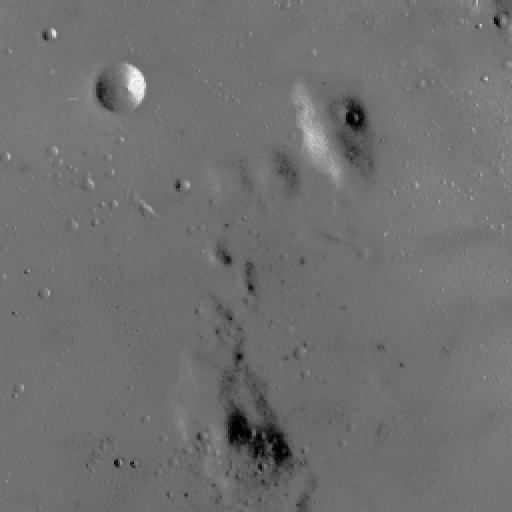
#> input picture Lap2/images/lena_gray_256.tif, 512 x 512 px
$ jupyter execute Lap2.ipynb
#> lines starting #> are read from the running program, lines starting #| are printed output that depends on the picture
#> further down, original_image is the input picture: shape (512, 512); min 0, max 255, mean 112.2
[cell 1]
import cv2
import numpy as np
import matplotlib.pyplot as plt


def sample_image(image, factor):
#> called with factor = 4
    height, width = image.shape[:2]
#> height = 512; width = 512
    sampled_image = cv2.resize(
        image,
        (width // factor, height // factor),
        interpolation=cv2.INTER_NEAREST
    )
    return sampled_image


def quantize_image(image, levels):
#> called with levels = 8
    quantized_image = np.floor(image / (256 // levels)) * (256 // levels)
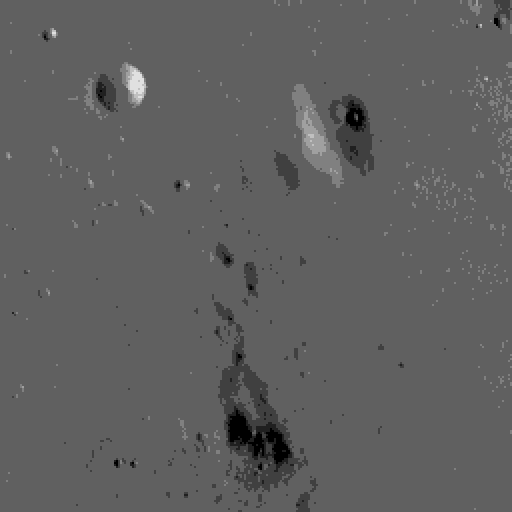
#> quantized_image: shape (512, 512) float64; min 0, max 224, mean 95
    return quantized_image.astype(np.uint8)


def plot_images(original, sampled, quantized):
    plt.figure(figsize=(12, 4))

    plt.subplot(1, 3, 1)
    plt.imshow(original, cmap='gray')
    plt.title('Original Image')
    plt.axis('off')

    plt.subplot(1, 3, 2)
    plt.imshow(sampled, cmap='gray')
    plt.title('Sampled Image')
    plt.axis('off')

    plt.subplot(1, 3, 3)
    plt.imshow(quantized, cmap='gray')
    plt.title('Quantized Image')
    plt.axis('off')

    plt.tight_layout()
    plt.show()
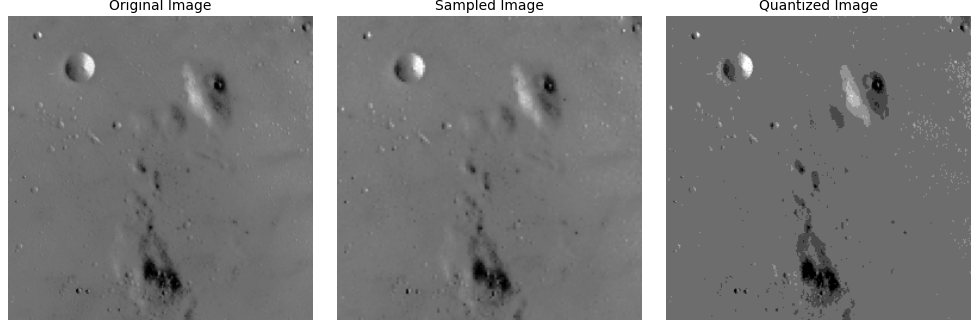
#> figure drawn by matplotlib, 3 panels


image_path = 'images/lena_gray_256.tif'
original_image = cv2.imread(image_path, cv2.IMREAD_GRAYSCALE)

if original_image is None:

    original_image = cv2.imread('../images/lena_gray_256.tif', cv2.IMREAD_GRAYSCALE)

sampling_factor = 4
quantization_levels = 8

sampled_image = sample_image(original_image, sampling_factor)
quantized_image = quantize_image(original_image, quantization_levels)

plot_images(original_image, sampled_image, quantized_image)

[cell 2]
from PIL import Image


img1 = Image.open('images/lena_gray_256.tif').convert('L')
img2 = Image.open('images/cameraman.tif').convert('L')
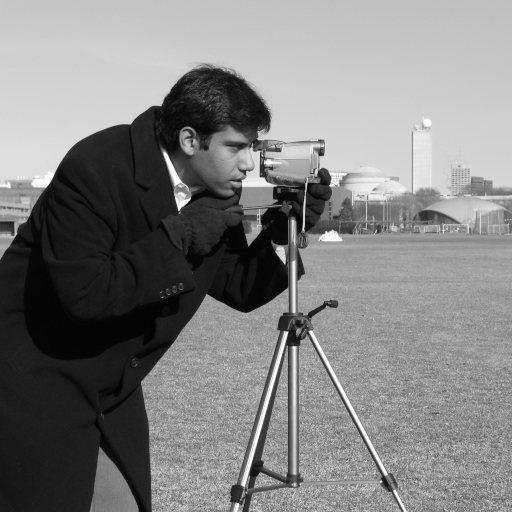
#> input picture Lap2/images/cameraman.tif, 512 x 512 px
#> img2 is the input picture: PIL image 512x512 L; min 0, max 255, mean 129.1


resize_dims = (400, 400)
img1 = img1.resize(resize_dims, Image.Resampling.LANCZOS)
img2 = img2.resize(resize_dims, Image.Resampling.LANCZOS)
#> img2: PIL image 400x400 L

im1arr = np.asarray(img1).astype(np.int16)
im2arr = np.asarray(img2).astype(np.int16)


subtraction = np.clip(im1arr - im2arr, 0, 255).astype(np.uint8)
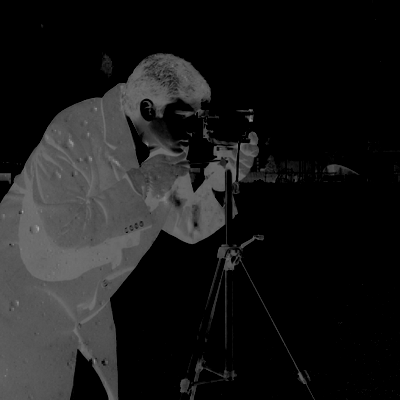
#> subtraction: shape (400, 400); min 0, max 172, mean 26.2


addition_const = np.clip(im1arr + 175, 0, 255).astype(np.uint8)
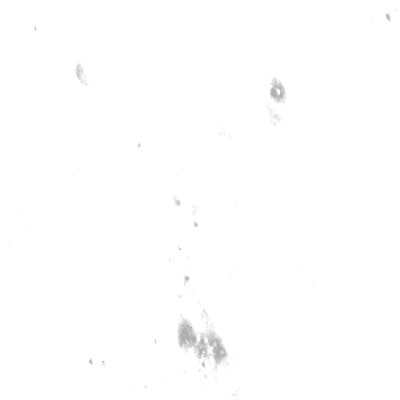
#> addition_const: shape (400, 400); min 175, max 255, mean 254.4


plt.figure(figsize=(10, 4))
plt.subplot(1, 2, 1)
plt.imshow(subtraction, cmap='gray')
plt.title('Image Subtraction (Img1 - Img2)')
plt.axis('off')

plt.subplot(1, 2, 2)
plt.imshow(addition_const, cmap='gray')
plt.title('Constant Addition (Img1 + 175)')
plt.axis('off')
plt.show()

[cell 3]
im1_bin = np.asarray(img1)
im2_bin = np.asarray(img2)


set_diff = im1_bin & ~im2_bin
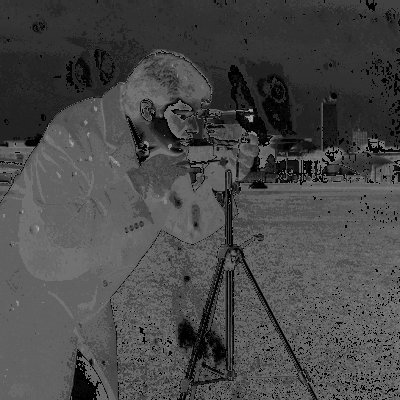
#> set_diff: shape (400, 400); min 0, max 176, mean 72.4


sym_diff = im1_bin ^ im2_bin
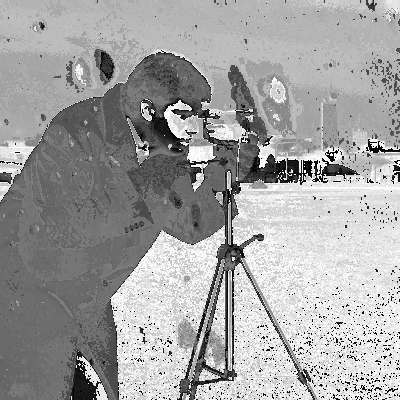
#> sym_diff: shape (400, 400); min 0, max 255, mean 161.7


intersection = im1_bin & im2_bin
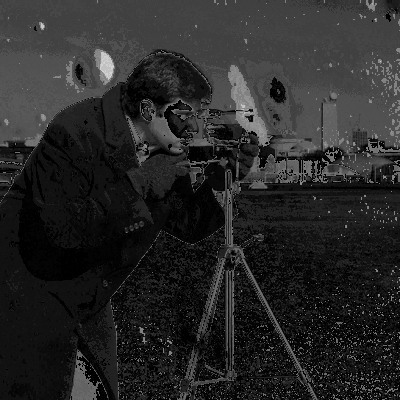
#> intersection: shape (400, 400); min 0, max 212, mean 39.8


plt.figure(figsize=(12, 4))

plt.subplot(1, 3, 1)
plt.imshow(set_diff, cmap='gray')
plt.title('Set Difference (A - B)')
plt.axis('off')

plt.subplot(1, 3, 2)
plt.imshow(sym_diff, cmap='gray')
plt.title('Symmetric Difference (A ⊕ B)')
plt.axis('off')

plt.subplot(1, 3, 3)
plt.imshow(intersection, cmap='gray')
plt.title('Intersection (A ∩ B)')
plt.axis('off')

plt.tight_layout()
plt.show()
